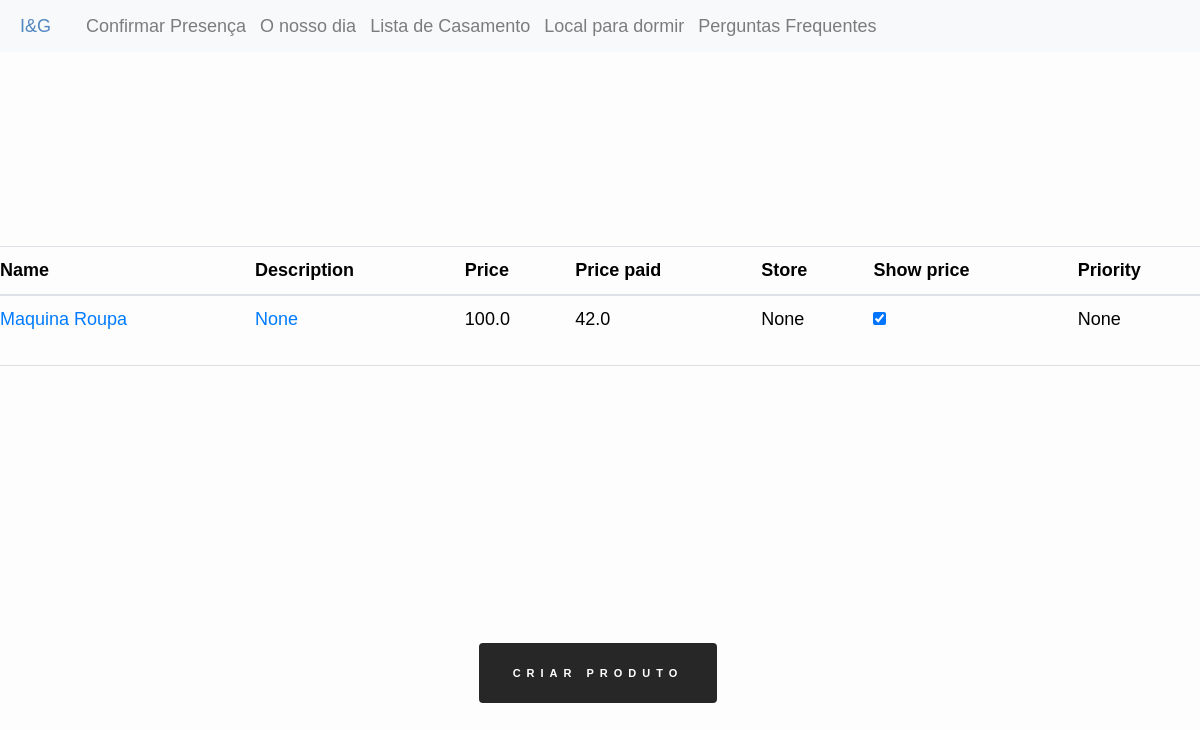
The app's page /edit/products, older data.
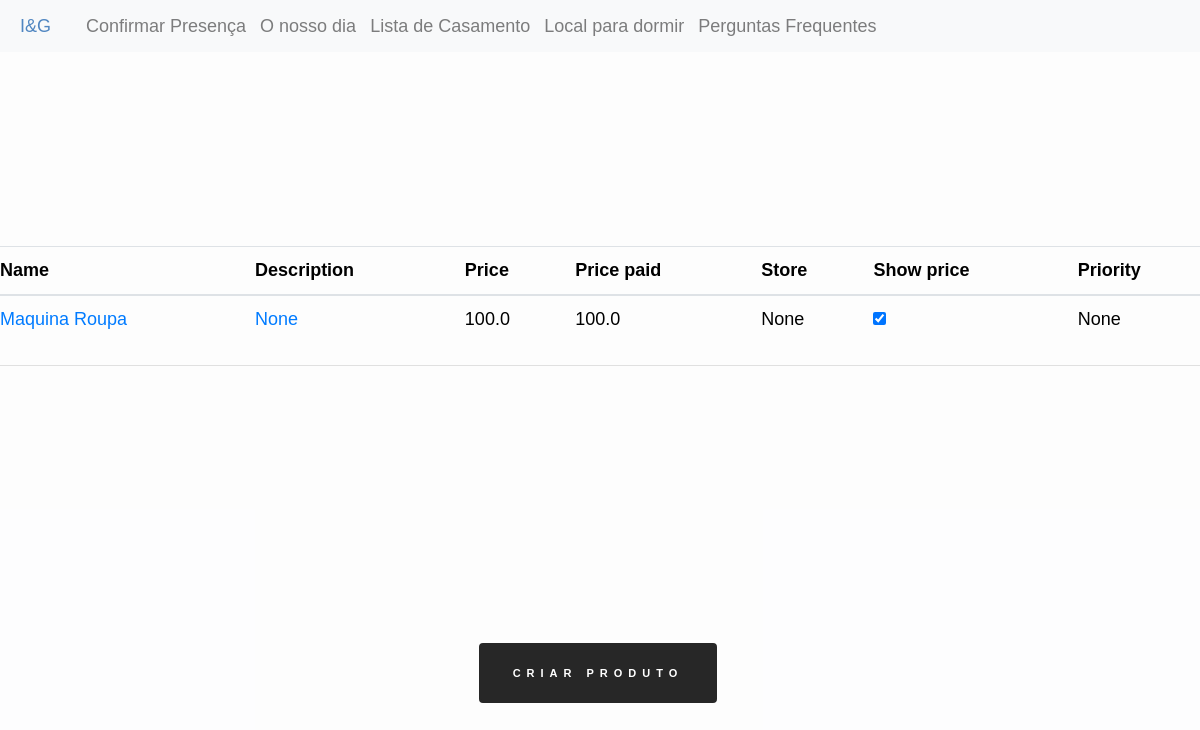
The same page, newer data.
### inesegoncalo/models/products.py (models this page shows, shortened)
class Product(db.Model, model.Model, model.Base):
    __tablename__ = 'products'
    __table_args__ = {'extend_existing': True}
    id = Column(Integer, primary_key=True)
    name = Column(String(80), unique=True, nullable=False)
    description = Column(Text)
    price = Column(Float)
    price_paid = Column(Float, default=0.0)
    store = Column(Text)
    show_price = Column(Boolean, default=True)
    priority = Column(Integer, default=10)
    category_id = Column(Integer, ForeignKey('categories.id'), nullable=True)
    images = relationship('ProductImage', back_populates="product")
    contributions = relationship('Contribution', back_populates="product")
    category = relationship('Category', back_populates="products")

### inesegoncalo/modules/edit.py (the view)
@bp.route("/products", methods=("GET", "POST"))
def products():
    products = Product.query.all()
    return render_template("edit/products.html", products=products)

### inesegoncalo/templates/edit/products.html (shortened to what this page needs)
{% extends 'layout.html' %}
{% block content %}
<div class="product_background">
<table class="table">
    <thead>
        <tr>
            <th>Name</th>
            <th>Description</th>
            <th>Price</th>
            <th>Price paid</th>
            <th>Store</th>
            <th>Show price</th>
            <th>Priority</th>
        </tr>
    </thead>
    <tbody>
        {% for product in products %}
            <tr>
                <td class="no_padding"><a href="{{url_for('edit.product',product_id=product.id)}}">{{product.name}}</a></td>
                <td class="no_padding"><a href="{{url_for('edit.product',product_id=product.id)}}">{{product.description}}</a></td>
                <td class="no_padding">{{product.price}}</td>
                <td class="no_padding">{{product.price_paid}}</td>
                <td class="no_padding">{{product.store}}</td>
                <td class="no_padding"><input type="checkbox" value="0" {{ "checked" if product.show_price }}></td>
                <td class="no_padding">{{product.priority}}</td>
            </tr>
        {% endfor %}
    </tbody>
</table>
{% set url = url_for('create.product') %}
<button class="rsvp_button" data-url="{{url}}" onclick="redirectTo(this)"> Criar produto </button>
</div>
{% endblock %}

Row changes from the older to the newer data that the page shows:
changed Product "Maquina Roupa": price_paid "42.0" → "100.0"
